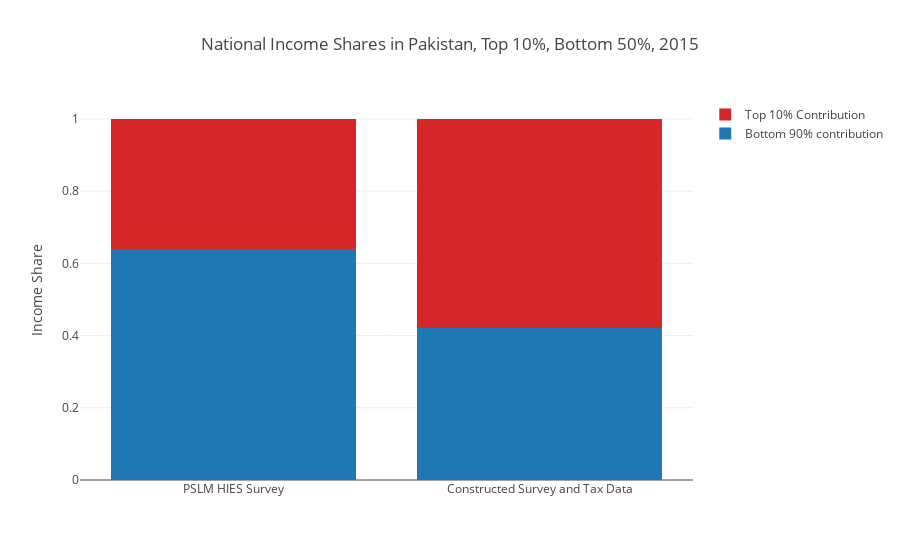

The code cell stored with this chart in its notebook:
### Markdown cell above
### Top 10%, Bottom 90% National Income Shares in Pakistan, 2015

### Code cell
x=["PSLM HIES Survey", "Constructed Survey and Tax Data"]

trace1 = go.Bar(
    x=x,
    y=[calculate_income_share("salaried", 2015, 0.9, top=False, t_func_diff=True, t_func=get_survey_table), 
       calculate_income_share("salaried", 2015, 0.9, top=False)],
    name='Bottom 90% contribution',
    marker = dict(color = ('rgb(31, 119, 180)'))   
)
trace2 = go.Bar(
    x=x,
    y=[calculate_income_share("salaried", 2015, 0.1, t_func_diff=True, t_func=get_survey_table), 
       calculate_income_share("salaried", 2015, 0.1)],
    name='Top 10% Contribution',
    marker = dict(color = ('rgb(214, 39, 40)'))
)

data = [trace1, trace2]

layout = dict(title = 'National Income Shares in Pakistan, Top 10%, Bottom 90%, 2015',
              yaxis = dict(title = 'Income Share'),
              barmode='stack'
              )

top10_2015 = plotly.offline.iplot({
    "data": data,
    "layout": layout
})
top10_2015

### Figure 1 — Plotly figure (JSON) as saved in the notebook; plotly's stock layout.template omitted (floating-point values rounded to 4 significant figures)
{"data": [{"marker": {"color": "rgb(31, 119, 180)"}, "name": "Bottom 90% contribution", "type": "bar", "x": ["PSLM HIES Survey", "Constructed Survey and Tax Data"], "y": [0.64, 0.42]}, {"marker": {"color": "rgb(214, 39, 40)"}, "name": "Top 10% Contribution", "type": "bar", "x": ["PSLM HIES Survey", "Constructed Survey and Tax Data"], "y": [0.36, 0.58]}], "layout": {"barmode": "stack", "title": "National Income Shares in Pakistan, Top 10%, Bottom 50%, 2015", "yaxis": {"title": "Income Share"}}}
